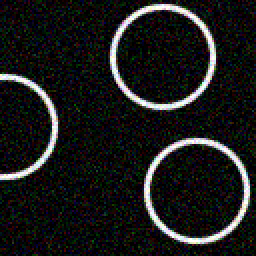
%> input picture hough_transform/test.png, 128 x 128 px (shown 2 times larger)
$ octave --eval "result = AmpPhaseDFT(rgb2gray(imread('test.png')));"   (GNU Octave 9; MATLAB toolbox functions it lacks are replaced by stand-ins)
%> lines starting %> are read from the running program, lines starting %| are printed output that depends on the picture; in (x1, y1, x2, y2) boxes, pixels count from 0 and x2, y2 are one past the last pixel; in counts of white or black regions, pixels touching at a corner belong together; the program's own positions count from 1
function [ mag_out, phase_out ] = AmpPhaseDFT( inputimage )
    X = inputimage;
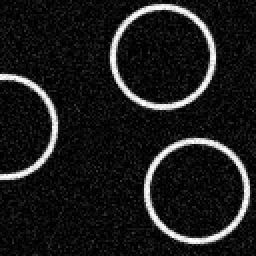
%> X: size 128x128 uint8 (shown 2 times larger); min 0, max 255, mean 27.2
    [nRow, nCol, nDim] = size( X );
%> nRow = 128; nCol = 128; nDim = 1

    if nDim ~= 1
        error('input image is not grayscale')
    end

    N=nRow;
%> N = 128
    hp=(N/2) + 1;
%> hp = 65


    if ~isa(X,'double')
        warning('input image is not double precision')
        X = im2double( X );
%> X: size 128x128 double
    end

    Y = fft2( X );
    Yreal = real( Y );
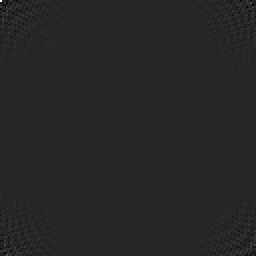
%> Yreal: size 128x128 double (shown 2 times larger); min -318.9, max 1749.5, mean 0; drawn with min black and max white
    Yimag = imag( Y );
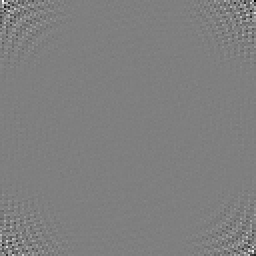
%> Yimag: size 128x128 double (shown 2 times larger); min -340.7, max 340.7, mean 0; drawn with min black and max white
    th = 1e-10;
    mag = 2*abs( Y );
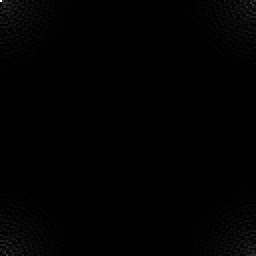
%> mag: size 128x128 double (shown 2 times larger); min 0.215, max 3499.1, mean 27.4; drawn with min black and max white
    phase = -1*angle(Y);
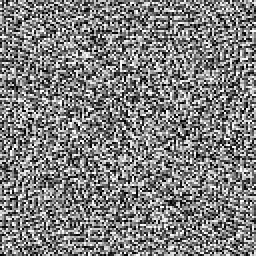
%> phase: size 128x128 double (shown 2 times larger); min -3.14, max 3.14, mean -0.000383; drawn with min black and max white

    idx =  abs(Yreal) < th & ~(abs(Yimag) <th) ;
%> idx: size 128x128 logical; every value is 0
    phase(idx) = pi/2;

    idx =  abs(Yimag) < th ;
%> idx: size 128x128 logical; 0.02% white in thin lines or dots, all inside (x1, y1, x2, y2) = (0, 0, 65, 65)
    phase(idx) = 0;
%> phase: size 128x128 double; 0.01% of pixels changed, all inside (x1, y1, x2, y2) = (0, 64, 65, 65)


    mag(1,1) = Y(1,1);
%> mag: size 128x128 double; 0.01% of pixels changed, all inside (x1, y1, x2, y2) = (0, 0, 1, 1)
    mag(1,nCol/2+1) = Y(1,nCol/2+1);
%> mag: size 128x128 double; min 0.215, max 1749.5, mean 27.3; mean of the top-left, top-right, bottom-left and bottom-right quarters 28.8, 27.1, 27, 26.5
    mag(nRow/2+1,1) = Y(nRow/2+1,1);
%> mag: size 128x128 double; min -9.19, max 1749.5, mean 27.3
    mag(nRow/2+1, nCol/2+1) = Y(nRow/2+1, nCol/2+1);

    mag_out = mag(1:hp,:);
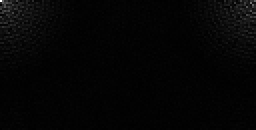
%> mag_out: size 65x128 double (shown 2 times larger); min -9.19, max 1749.5, mean 27.7; drawn with min black and max white
    phase_out = phase(1:hp,:);
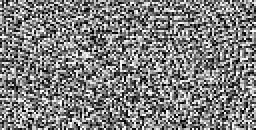
%> phase_out: size 65x128 double (shown 2 times larger); min -3.14, max 3.14, mean -0.000257; drawn with min black and max white
end
